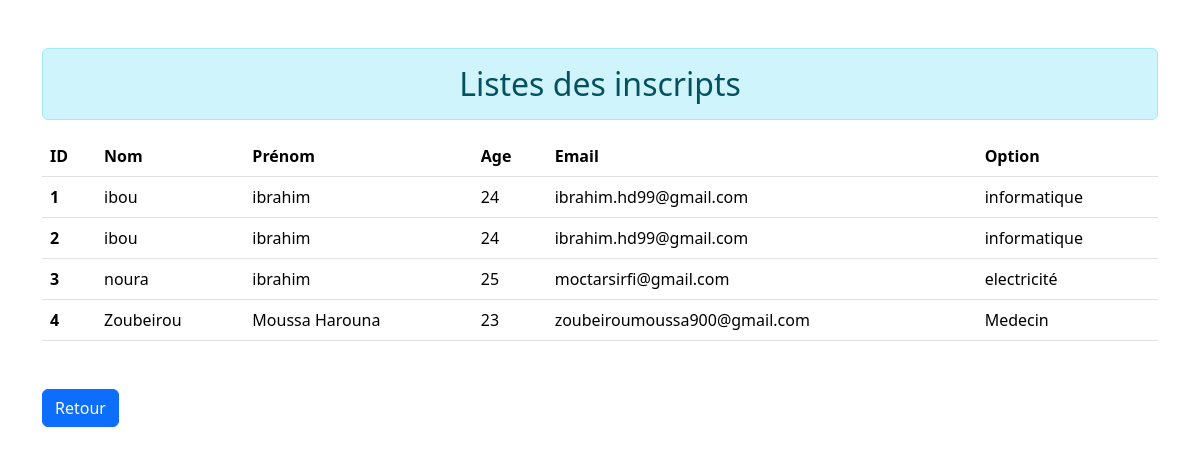
The page /listes/ on the database its author committed.
### inscription_app/models.py (models this page shows)
class User(models.Model):
    nom = models.CharField(max_length=70)
    prenom = models.CharField(max_length=70)
    age = models.CharField(max_length=4)
    email = models.CharField(max_length=100)
    option = models.CharField(max_length=50)

### inscription_app/views.py (the view)
# urls.py: path('listes/',views.lister, name = "listes"),
def lister(request):
    stud = User.objects.all()
    return render(request,'inscription_app/listes.html',{'stu':stud})

### inscription_app/templates/inscription_app/listes.html (shortened to what this page needs)
<!DOCTYPE html>
{% load static %}
<html lang="fn">
<head>
    <link rel="stylesheet" href="{% static 'inscription_app/css/bootstrap.css' %}">
</head>
<body>
     <div class="container mt-5">
        <h2 class="text-center alert alert-info">Listes des inscripts</h4>
        {% if stu %}
        <table class="table table-hover">
            <thead>
              <tr>
                <th scope="col">ID</th>
                <th scope="col">Nom</th>
                <th scope="col">Prénom</th>
                <th scope="col">Age</th>
                <th scope="col">Email</th>
                <th scope="col"> Option</th>
              </tr>
            </thead>
            <tbody>
                {% for st in stu %}
              <tr>
                <th scope="row">{{st.id}}</th>
                <td>{{st.nom}}</td>
                <td>{{st.prenom}}</td>
                <td>{{st.age}}</td>
                <td>{{st.email}}</td>
                <td>{{st.option}}</td>
              </tr>
              {% endfor%}
            </tbody>
          </table>
        {% else %}
        <h4 class="text-center alert alert-warning"> Pas d'inscription</h4>
        {% endif %}
     </div>
     <div class="container mt-5">
      <a href="{% url 'ajout' %}">
        <button type="button" class="btn btn-primary">Retour</button>
      </a>
     </div>
</body>
</html>

### rows shown on the page
User: id "1", nom "ibou", prenom "ibrahim", age "24", email "ibrahim.hd99@gmail.com", option "informatique"
User: id "2", nom "ibou", prenom "ibrahim", age "24", email "ibrahim.hd99@gmail.com", option "informatique"
User: id "3", nom "noura", prenom "ibrahim", age "25", email "moctarsirfi@gmail.com", option "electricité"
User: id "4", nom "Zoubeirou", prenom "Moussa Harouna", age "23", email "zoubeiroumoussa900@gmail.com", option "Medecin"
